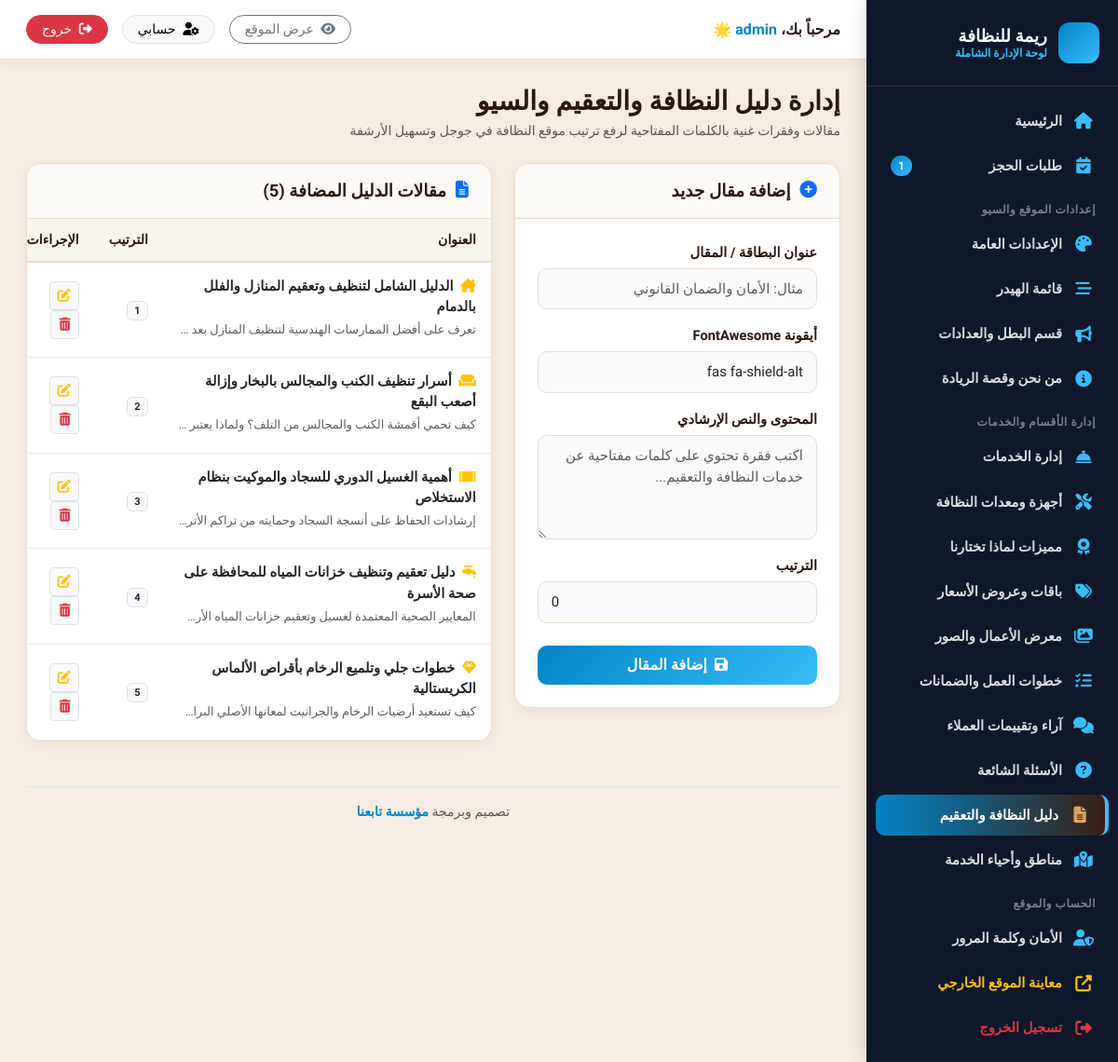
The app's page /admin/seo_guide.php (signed in), older data.
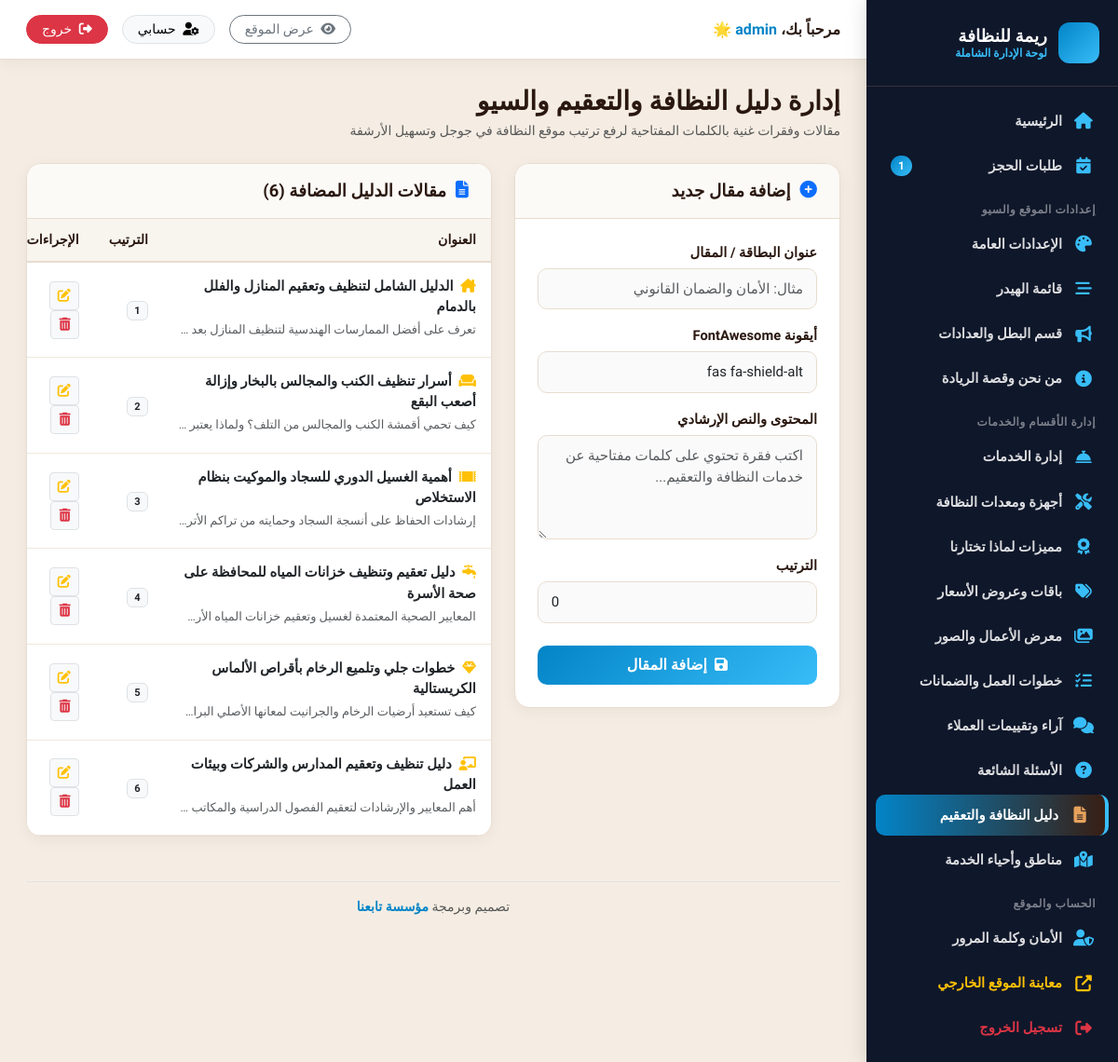
The same page, newer data.
### tables this page shows
CREATE TABLE seo_articles (
  id INTEGER PRIMARY KEY AUTOINCREMENT,
  icon TEXT NOT NULL,
  title TEXT NOT NULL,
  description TEXT NOT NULL,
  sort_order INTEGER DEFAULT 0
);

### admin/seo_guide.php (the view, shortened to what this page needs)
<?php
require_once __DIR__ . '/includes/admin_header.php';
$edit_article = null;
$articles = $pdo->query("SELECT * FROM seo_articles ORDER BY sort_order ASC, id ASC")->fetchAll();
?>
<div class="d-flex align-items-center justify-content-between mb-4">
  <div>
    <h3 class="fw-bold mb-1" style="color:var(--text-dark);">إدارة دليل النظافة والتعقيم والسيو</h3>
    <p class="text-muted small mb-0">مقالات وفقرات غنية بالكلمات المفتاحية لرفع ترتيب موقع النظافة في جوجل وتسهيل الأرشفة</p>
  </div>
</div>
<div class="row g-4">
  <div class="col-lg-5">
    <div class="content-card">
      <div class="content-card-header">
        <h5>
          <i class="fas <?= $edit_article ? 'fa-edit text-warning' : 'fa-plus-circle text-primary' ?>"></i>
          <?= $edit_article ? 'تعديل المقال' : 'إضافة مقال جديد' ?>
        </h5>
      </div>
      <div class="content-card-body">
        <form method="POST" action="seo_guide.php">
          <div class="mb-3">
            <label class="form-label">عنوان البطاقة / المقال</label>
            <input type="text" name="title" class="form-control" value="<?= htmlspecialchars($edit_article['title'] ?? '') ?>" required placeholder="مثال: الأمان والضمان القانوني" />
          </div>
          <div class="mb-3">
            <label class="form-label">أيقونة FontAwesome</label>
            <input type="text" name="icon" class="form-control" value="<?= htmlspecialchars($edit_article['icon'] ?? 'fas fa-shield-alt') ?>" required placeholder="fas fa-broom" />
          </div>
          <div class="mb-3">
            <label class="form-label">المحتوى والنص الإرشادي</label>
            <textarea name="description" class="form-control" rows="4" required placeholder="اكتب فقرة تحتوي على كلمات مفتاحية عن خدمات النظافة والتعقيم..."><?= htmlspecialchars($edit_article['description'] ?? '') ?></textarea>
          </div>
          <div class="mb-4">
            <label class="form-label">الترتيب</label>
            <input type="number" name="sort_order" class="form-control" value="<?= htmlspecialchars($edit_article['sort_order'] ?? 0) ?>" />
          </div>
          <button type="submit" class="btn btn-admin-primary w-100">
            <i class="fas fa-save me-1"></i> <?= $edit_article ? 'حفظ التعديل' : 'إضافة المقال' ?>
          </button>
        </form>
      </div>
    </div>
  </div>
  <div class="col-lg-7">
    <div class="content-card">
      <div class="content-card-header">
        <h5><i class="fas fa-file-alt text-primary"></i> مقالات الدليل المضافة (<?= count($articles) ?>)</h5>
      </div>
      <div class="content-card-body p-0">
        <div class="table-responsive">
          <table class="table table-hover align-middle mb-0">
            <thead>
              <tr>
                <th>العنوان</th>
                <th>الترتيب</th>
                <th width="120">الإجراءات</th>
              </tr>
            </thead>
            <tbody>
              <?php foreach ($articles as $art): ?>
              <tr>
                <td>
                  <strong class="d-block text-dark mb-1">
                    <i class="<?= htmlspecialchars($art['icon']) ?> text-warning me-1"></i>
                    <?= htmlspecialchars($art['title']) ?>
                  </strong>
                  <small class="text-muted text-truncate d-inline-block" style="max-width:320px;"><?= htmlspecialchars($art['description']) ?></small>
                </td>
                <td><span class="badge bg-light text-dark border"><?= $art['sort_order'] ?></span></td>
                <td>
                  <a href="seo_guide.php?edit_id=<?= $art['id'] ?>" class="btn btn-sm btn-light border" title="تعديل">
                    <i class="fas fa-edit text-warning"></i>
                  </a>
                  <a href="seo_guide.php?delete_id=<?= $art['id'] ?>" class="btn btn-sm btn-light border confirm-delete" title="حذف">
                    <i class="fas fa-trash-alt text-danger"></i>
                  </a>
                </td>
              </tr>
              <?php endforeach; ?>
            </tbody>
          </table>
        </div>
      </div>
    </div>
  </div>
</div>
<?php require_once __DIR__ . '/includes/admin_footer.php'; ?>

Row changes from the older to the newer data that the page shows:
added seo_articles: title "دليل تنظيف وتعقيم المدارس والشركات وبيئات العمل", sort_order "6"
Text that changed along with them:
count($articles): "5" → "6"
